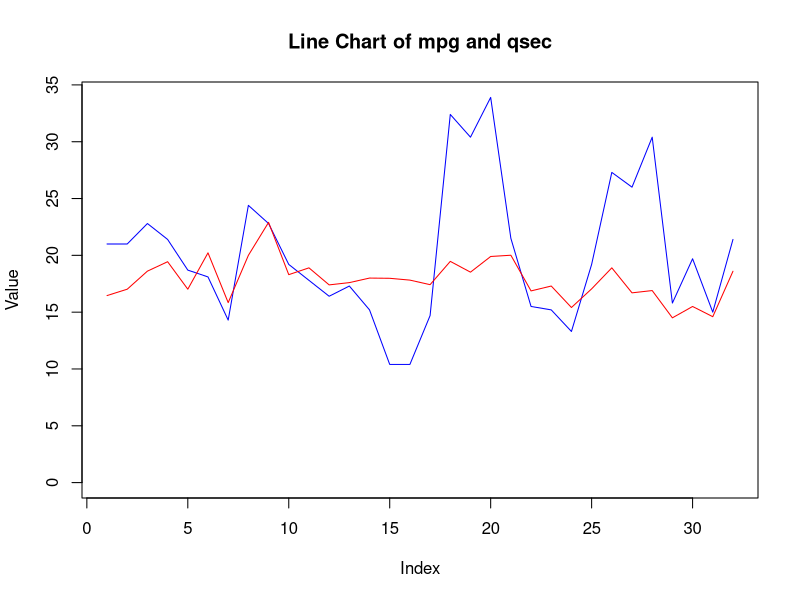

Here is the R script that generated this plot:
data(mtcars)
plot(mtcars$mpg, type = "l", col = "blue", ylim = c(0, max(mtcars$mpg, mtcars$qsec)),
     xlab = "Index", ylab = "Value", main = "Line Chart of mpg and qsec")
lines(mtcars$qsec, col = "red")
